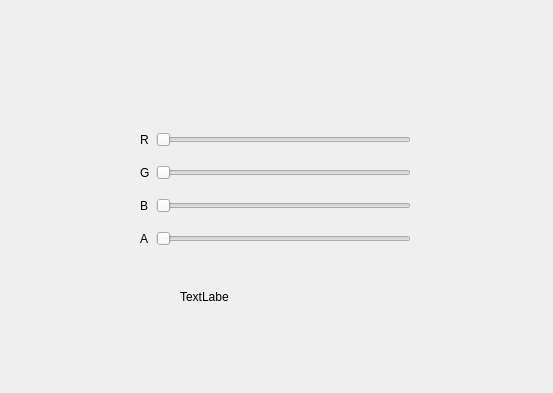
<?xml version="1.0" encoding="UTF-8"?>
<ui version="4.0">
 <class>Widget</class>
 <widget class="QWidget" name="Widget">
  <property name="geometry">
   <rect>
    <x>0</x>
    <y>0</y>
    <width>553</width>
    <height>393</height>
   </rect>
  </property>
  <property name="windowTitle">
   <string>Widget</string>
  </property>
  <widget class="QWidget" name="gridLayoutWidget">
   <property name="geometry">
    <rect>
     <x>140</x>
     <y>120</y>
     <width>271</width>
     <height>141</height>
    </rect>
   </property>
   <layout class="QGridLayout" name="gridLayout">
    <item row="2" column="0">
     <widget class="QLabel" name="label_3">
      <property name="text">
       <string>B</string>
      </property>
     </widget>
    </item>
    <item row="0" column="1">
     <widget class="QSlider" name="Slider_R">
      <property name="orientation">
       <enum>Qt::Horizontal</enum>
      </property>
     </widget>
    </item>
    <item row="1" column="1">
     <widget class="QSlider" name="Slider_G">
      <property name="orientation">
       <enum>Qt::Horizontal</enum>
      </property>
     </widget>
    </item>
    <item row="2" column="1">
     <widget class="QSlider" name="Slider_B">
      <property name="orientation">
       <enum>Qt::Horizontal</enum>
      </property>
     </widget>
    </item>
    <item row="0" column="0">
     <widget class="QLabel" name="label">
      <property name="text">
       <string>R</string>
      </property>
     </widget>
    </item>
    <item row="1" column="0">
     <widget class="QLabel" name="label_2">
      <property name="text">
       <string>G</string>
      </property>
     </widget>
    </item>
    <item row="3" column="1">
     <widget class="QSlider" name="Slider_A">
      <property name="orientation">
       <enum>Qt::Horizontal</enum>
      </property>
     </widget>
    </item>
    <item row="3" column="0">
     <widget class="QLabel" name="label_4">
      <property name="text">
       <string>A</string>
      </property>
     </widget>
    </item>
   </layout>
  </widget>
  <widget class="QLabel" name="label_5">
   <property name="geometry">
    <rect>
     <x>180</x>
     <y>290</y>
     <width>49</width>
     <height>14</height>
    </rect>
   </property>
   <property name="text">
    <string>TextLabel</string>
   </property>
  </widget>
 </widget>
 <resources/>
 <connections/>
</ui>
